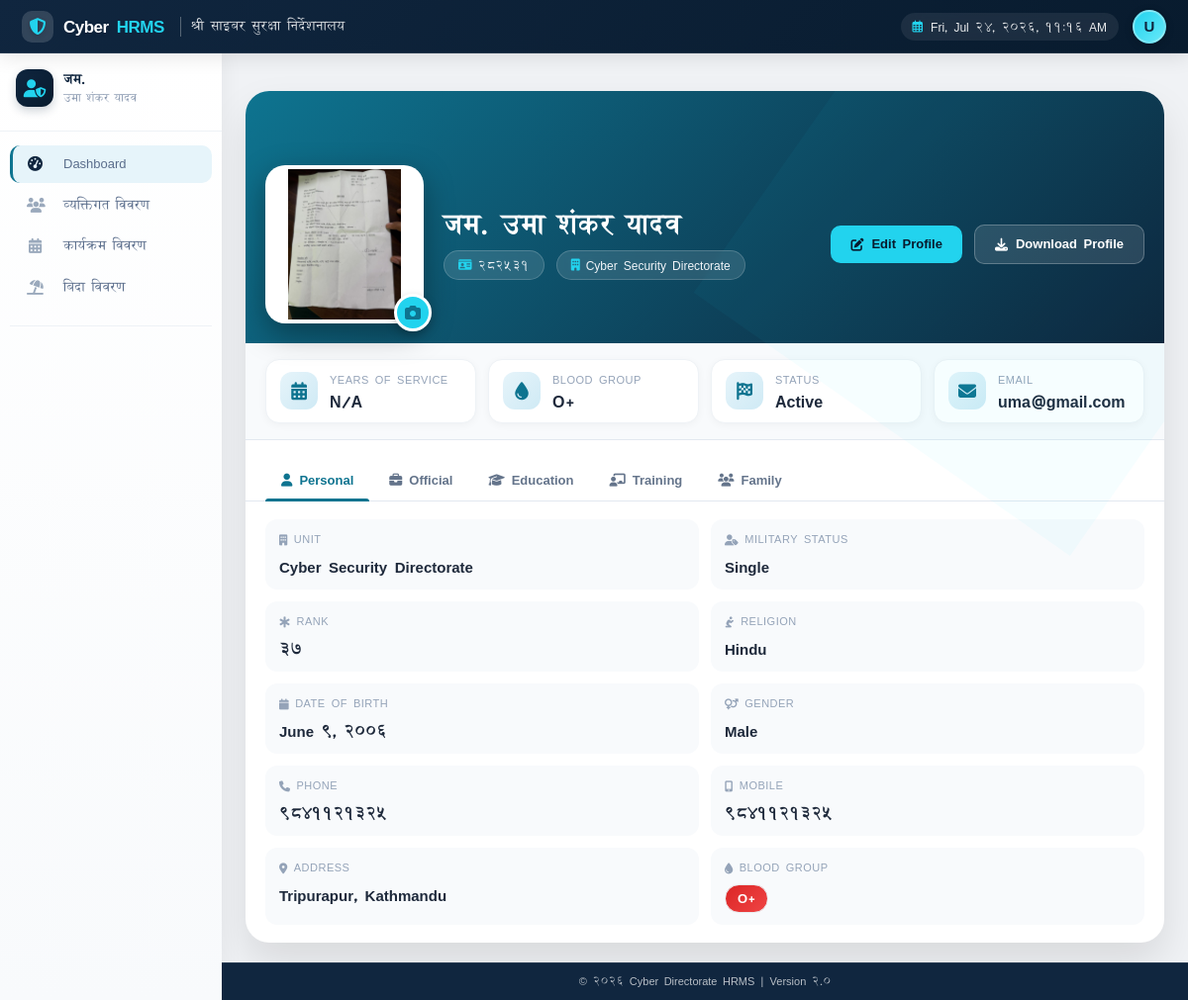
Page /profile.php (signed in) on the committed database.
### tables this page shows
CREATE TABLE IF NOT EXISTS `personnel` (
  `personnel_number` int(10) NOT NULL DEFAULT 0,
  `full_name_en` varchar(100) DEFAULT NULL,
  `full_name_ne` varchar(100) DEFAULT NULL,
  `dob` date DEFAULT NULL,
  `gender` enum('Male','Female') DEFAULT 'Male',
  `blood_group` enum('A+','A-','B+','B-','O+','O-','AB+','AB-') DEFAULT NULL,
  `rank` int(11) DEFAULT NULL,
  `current_status` enum('Active','Training','Mission','Leave','Retired') DEFAULT 'Active',
  `registered_via` enum('signup','admin') NOT NULL DEFAULT 'admin',
  `unit` varchar(100) DEFAULT NULL,
  `email` varchar(100) NOT NULL,
  `signature` varchar(500) DEFAULT NULL,
  `joint_date` date DEFAULT NULL,
  `contact` varchar(20) DEFAULT NULL,
  `phone` varchar(20) DEFAULT NULL,
  `address` text DEFAULT NULL,
  `province` varchar(100) DEFAULT NULL,
  `district` varchar(100) DEFAULT NULL,
  `municipality` varchar(100) DEFAULT NULL,
  `ward_number` varchar(10) DEFAULT NULL,
  `village_tole` varchar(200) DEFAULT NULL,
  `religion` varchar(50) DEFAULT 'Hindu',
  `military_status` varchar(20) DEFAULT 'Single',
  `password` varchar(255) NOT NULL,
  `remember_token` varchar(255) DEFAULT NULL,
  `recruitment_date` date DEFAULT NULL,
  `commission_date` date DEFAULT NULL,
  `father_name` varchar(100) DEFAULT NULL,
  `mother_name` varchar(100) DEFAULT NULL,
  `spouse_name` varchar(100) DEFAULT NULL,
  `children_names` text DEFAULT NULL,
  `family_notes` text DEFAULT NULL,
  `grandfather_name` varchar(100) DEFAULT NULL,
  `higher_education` text DEFAULT NULL,
  `military_trainings` text DEFAULT NULL,
  `training` text DEFAULT NULL,
  `training_address` varchar(255) DEFAULT NULL,
  `training1` varchar(200) DEFAULT NULL,
  `training1_address` varchar(255) DEFAULT NULL,
  `training2` varchar(200) DEFAULT NULL,
  `training2_address` varchar(255) DEFAULT NULL,
  `training3` varchar(200) DEFAULT NULL,
  `training4` varchar(200) DEFAULT NULL,
  `training5` varchar(200) DEFAULT NULL,
  `foreign_training` text DEFAULT NULL,
  `created_at` timestamp NOT NULL DEFAULT current_timestamp(),
  `updated_at` timestamp NOT NULL DEFAULT current_timestamp() ON UPDATE current_timestamp(),
  `role` tinyint(4) NOT NULL DEFAULT 0,
  `password_updated_at` timestamp NULL DEFAULT NULL COMMENT 'Timestamp when password was last updated',
  `appointment` varchar(255) DEFAULT NULL,
  `profile_picture_path` varchar(255) DEFAULT NULL,
  `received_person_name` varchar(255) DEFAULT NULL,
  `professional_trainings` longtext DEFAULT NULL COMMENT 'Dynamic professional trainings stored as JSON array' CHECK (json_valid(`professional_trainings`)),
  `foreign_trainings` longtext DEFAULT NULL COMMENT 'Dynamic foreign trainings stored as JSON array' CHECK (json_valid(`foreign_trainings`)),
  PRIMARY KEY (`personnel_number`) USING BTREE,
  UNIQUE KEY `email` (`email`),
  KEY `idx_email` (`email`),
  KEY `idx_full_name_en` (`full_name_en`),
  KEY `idx_province` (`province`),
  KEY `idx_district` (`district`),
  KEY `idx_municipality` (`municipality`),
  KEY `idx_current_status` (`current_status`) USING BTREE,
  KEY `idx_personnel_number` (`personnel_number`) USING BTREE
);

CREATE TABLE IF NOT EXISTS `def_rank` (
  `rank_code` int(11) NOT NULL AUTO_INCREMENT,
  `rank_name` longtext DEFAULT NULL,
  `rank_abvt` longtext DEFAULT NULL,
  `rank_nep` longtext DEFAULT NULL,
  `rank_unicode` longtext DEFAULT NULL,
  `rank_unicode_full` longtext DEFAULT NULL,
  `rank_neps` longtext DEFAULT NULL,
  `group_rank` longtext DEFAULT NULL,
  `rank_level` longtext DEFAULT NULL,
  `cv_rank` longtext DEFAULT NULL,
  `is_active` enum('Y','N') DEFAULT 'Y',
  UNIQUE KEY `pkrank_code` (`rank_code`),
  KEY `rank_code` (`rank_code`)
);

### profile.php (the view, shortened to what the rows shown need)
<?php
include('includes/config.php');
try {
    $pdo = new PDO("mysql:host=$host;dbname=$dbname;charset=utf8mb4", $username, $password);
    $pdo->setAttribute(PDO::ATTR_ERRMODE, PDO::ERRMODE_EXCEPTION);
} catch (PDOException $e) {
    die("Connection failed: " . $e->getMessage());
}
$selected_personnel_number = isset($_GET['personnel_number']) ? $_GET['personnel_number'] : '';
$profile_current_user_id = $_SESSION['user_id'] ?? '';
$profile_is_superadmin = (isset($_SESSION['user_role']) && (int) $_SESSION['user_role'] === 2);
if (!$profile_is_superadmin) {
    $selected_personnel_number = $profile_current_user_id;
}
$selectedPersonnel = null;
if ($selected_personnel_number) {
    $stmt = $pdo->prepare("
    SELECT p.*,
           COALESCE(dr.rank_unicode, p.rank) AS rank_unicode
    FROM personnel p
    LEFT JOIN def_rank dr ON p.rank = dr.rank_code
    WHERE p.personnel_number = ?
");
    $stmt->execute([$selected_personnel_number]);
    $selectedPersonnel = $stmt->fetch(PDO::FETCH_ASSOC);
}
function calculateYearsOfService($join_date)
{
    if (!$join_date || $join_date == '0000-00-00')
        return 'N/A';
    $join = new DateTime($join_date);
    $today = new DateTime();
    $diff = $join->diff($today);
    return $diff->y . ' years ' . $diff->m . ' months';
}
?>
<!DOCTYPE html>
<html lang="en">
<head>
    <link rel="stylesheet" href="https://cdnjs.cloudflare.com/ajax/libs/font-awesome/6.4.0/css/all.min.css">
</head>
<body>
    <?php if ($selectedPersonnel): ?>
        <div class="premium-profile" id="profileContainer">
            <div class="profile-cover">
                <div class="profile-avatar-wrapper" style="margin-top: 55px;">
                    <?php if (!empty($selectedPersonnel['profile_picture_path'])): ?>
                        <img src="<?php echo htmlspecialchars($selectedPersonnel['profile_picture_path']); ?>"
                            class="profile-avatar" id="mainProfilePhoto"
                            onclick="viewProfilePhoto('<?php echo htmlspecialchars($selectedPersonnel['profile_picture_path']); ?>', '<?php echo htmlspecialchars($selectedPersonnel['full_name_ne'] ?? ''); ?>')">
                    <?php endif; ?>
                    <button class="avatar-edit-btn"
                        onclick="editProfilePhoto('<?php echo htmlspecialchars($selectedPersonnel['personnel_number']); ?>', '<?php echo htmlspecialchars($selectedPersonnel['full_name_ne'] ?? ''); ?>')">
                        <i class="fas fa-camera"></i>
                    </button>
                </div>
                <div class="profile-info-bar" style="margin-top: 55px;">
                    <div class="profile-name-section">
                        <h2><?php echo ($selectedPersonnel['rank_unicode'] ?? '') . ' ' . htmlspecialchars($selectedPersonnel['full_name_ne'] ?? ''); ?></h2>
                        <div class="profile-badges">
                            <span class="badge-id"><i class="fas fa-id-card"></i>
                                <?php echo htmlspecialchars($selectedPersonnel['personnel_number']); ?></span>
                            <span class="badge-unit"><i class="fas fa-building"></i>
                                <?php echo htmlspecialchars($selectedPersonnel['unit'] ?? 'Corps of Engineers'); ?></span>
                        </div>
                    </div>
                    <div class="action-buttons-group">
                        <button class="edit-main-btn" id="editProfileBtn"><i class="fas fa-edit"></i> Edit Profile</button>
                        <a href="print_profile.php?personnel_number=<?php echo urlencode($selectedPersonnel['personnel_number']); ?>"
                            class="download-profile-btn" target="_blank">
                            <i class="fas fa-download"></i> Download Profile
                        </a>
                    </div>
                </div>
            </div>
            <div class="stats-grid">
                <div class="stat-card">
                    <div class="stat-icon"><i class="fas fa-calendar-alt"></i></div>
                    <div class="stat-info">
                        <span class="stat-label">Years of Service</span>
                        <span
                            class="stat-value"><?php echo calculateYearsOfService($selectedPersonnel['recruitment_date'] ?? null); ?></span>
                    </div>
                </div>
                <div class="stat-card">
                    <div class="stat-icon"><i class="fas fa-tint"></i></div>
                    <div class="stat-info">
                        <span class="stat-label">Blood Group</span>
                        <span
                            class="stat-value"><?php echo htmlspecialchars($selectedPersonnel['blood_group'] ?? 'AB+'); ?></span>
                    </div>
                </div>
                <div class="stat-card">
                    <div class="stat-icon"><i class="fas fa-flag-checkered"></i></div>
                    <div class="stat-info">
                        <span class="stat-label">Status</span>
                        <span
                            class="stat-value"><?php echo htmlspecialchars($selectedPersonnel['current_status'] ?? 'Active'); ?></span>
                    </div>
                </div>
                <div class="stat-card">
                    <div class="stat-icon"><i class="fas fa-envelope"></i></div>
                    <div class="stat-info">
                        <span class="stat-label">Email</span>
                        <span
                            class="stat-value"><?php echo htmlspecialchars($selectedPersonnel['email'] ?? 'Not provided'); ?></span>
                    </div>
                </div>
            </div>
            <div class="profile-tabs">
                <button class="tab-btn active" data-tab="personal"><i class="fas fa-user"></i> Personal</button>
                <button class="tab-btn" data-tab="official"><i class="fas fa-briefcase"></i> Official</button>
                <button class="tab-btn" data-tab="education"><i class="fas fa-graduation-cap"></i> Education</button>
                <button class="tab-btn" data-tab="training"><i class="fas fa-chalkboard-teacher"></i> Training</button>
                <button class="tab-btn" data-tab="family"><i class="fas fa-users"></i> Family</button>
            </div>
            <div class="tab-pane active" id="personal-tab">
                <div class="info-grid">
                    <div class="info-item">
                        <div class="info-label"><i class="fas fa-building"></i> Unit</div>
                        <div class="info-value">
                            <?php echo htmlspecialchars($selectedPersonnel['unit'] ?? 'Corps of Engineers'); ?>
                        </div>
                    </div>
                    <div class="info-item">
                        <div class="info-label"><i class="fas fa-user-tag"></i> Military Status</div>
                        <div class="info-value">
                            <?php echo htmlspecialchars($selectedPersonnel['military_status'] ?? 'Single'); ?>
                        </div>
                    </div>
                    <div class="info-item">
                        <div class="info-label"><i class="fas fa-star-of-life"></i> Rank</div>
                        <div class="info-value"><?php echo htmlspecialchars($selectedPersonnel['rank'] ?? 'N/A'); ?></div>
                    </div>
                    <div class="info-item">
                        <div class="info-label"><i class="fas fa-pray"></i> Religion</div>
                        <div class="info-value"><?php echo htmlspecialchars($selectedPersonnel['religion'] ?? 'Hindu'); ?>
                        </div>
                    </div>
                    <div class="info-item">
                        <div class="info-label"><i class="fas fa-calendar"></i> Date of Birth</div>
                        <div class="info-value">
                            <?php echo $selectedPersonnel['dob'] && $selectedPersonnel['dob'] != '0000-00-00' ? date('F j, Y', strtotime($selectedPersonnel['dob'])) : 'N/A'; ?>
                        </div>
                    </div>
                    <div class="info-item">
                        <div class="info-label"><i class="fas fa-venus-mars"></i> Gender</div>
                        <div class="info-value">
                            <?php echo htmlspecialchars($selectedPersonnel['gender'] ?? 'Not specified'); ?>
                        </div>
                    </div>
                    <div class="info-item">
                        <div class="info-label"><i class="fas fa-phone"></i> Phone</div>
                        <div class="info-value">
                            <?php echo htmlspecialchars($selectedPersonnel['phone'] ?? 'Not provided'); ?>
                        </div>
                    </div>
                    <div class="info-item">
                        <div class="info-label"><i class="fas fa-mobile-alt"></i> Mobile</div>
                        <div class="info-value">
                            <?php echo htmlspecialchars($selectedPersonnel['contact'] ?? 'Not provided'); ?>
                        </div>
                    </div>
                    <div class="info-item">
                        <div class="info-label"><i class="fas fa-map-marker-alt"></i> Address</div>
                        <div class="info-value">
                            <?php echo htmlspecialchars($selectedPersonnel['address'] ?? 'Tripurapur, Kathmandu'); ?>
                        </div>
                    </div>
                    <div class="info-item">
                        <div class="info-label"><i class="fas fa-tint"></i> Blood Group</div>
                        <div class="info-value"><span
                                class="blood-badge"><?php echo htmlspecialchars($selectedPersonnel['blood_group'] ?? 'AB+'); ?></span>
                        </div>
                    </div>
                </div>
            </div>
        </div>
    <?php endif; ?>
</body>
</html>
<?php
include('includes/layout.php');
?>

### includes/sidebar.php (shortened to what the rows shown need)
<?php
require_once 'includes/config.php';
$user_id = $_SESSION['user_id'] ?? '';
$user_name = '';
$user_rank = '';
if (!empty($user_id)) {
    $stmt = $pdo->prepare("
        SELECT p.full_name_ne,
               r.rank_unicode
        FROM personnel p
        LEFT JOIN def_rank r ON p.rank = r.rank_code
        WHERE p.personnel_number = ?
        LIMIT 1
    ");
    $stmt->execute([$user_id]);
    $user = $stmt->fetch(PDO::FETCH_ASSOC);
    if ($user) {
        $user_name = $user['full_name_ne'];
        $user_rank = $user['rank_unicode'];
    }
}
?>
<aside
    style="width: 224px; min-height: calc(100vh - 54px); background: linear-gradient(180deg, #ffffff 0%, #f8fafc 100%); border-right: none; box-shadow: 2px 0 20px rgba(0,0,0,0.05); padding: 16px 0; flex-shrink: 0; position: sticky; top: 54px;">
    <div style="padding: 0 16px 14px 16px; margin-bottom: 14px; border-bottom: 1px solid #eef2f6;">
        <div style="display: flex; align-items: center; gap: 10px; margin-bottom: 10px;">
            <div style="min-width: 0;">
                <div id="sidebarUserName" style="font-size: 13px; font-weight: 600; color: #10263f; white-space: nowrap; overflow: hidden; text-overflow: ellipsis;">
                    <?php echo htmlspecialchars($user_rank ?: 'N/A'); ?>
                </div>
                <div id="sidebarUserRank" style="font-size: 11px; color: #8a99b0; white-space: nowrap; overflow: hidden; text-overflow: ellipsis;">
                    <?php echo htmlspecialchars($user_name ?: 'N/A'); ?>
                </div>
            </div>
        </div>
    </div>
</aside>

### rows in the picture
personnel: def_rank.rank_unicode "जम.", full_name_ne "उमा शंकर यादव", profile_picture_path (picture), personnel_number "282531", unit "Cyber Security Directorate", recruitment_date "N/A", blood_group "O+", current_status "Active", email "uma@gmail.com", military_status "Single", rank "37", religion "Hindu", dob "June 9, 2006", gender "Male", phone "9841121325", contact "9841121325", address "Tripurapur, Kathmandu"

### other values in the picture
substr($nav_user_name, 0, 1) "U"
$selectedPersonnel['rank_unicode'] "जम."
